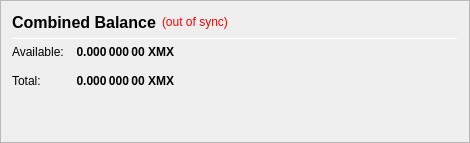
                   <widget class="QFrame" name="frame_CombinedBalances">
                    <property name="minimumSize">
                     <size>
                      <width>470</width>
                      <height>0</height>
                     </size>
                    </property>
                    <property name="frameShape">
                     <enum>QFrame::StyledPanel</enum>
                    </property>
                    <property name="frameShadow">
                     <enum>QFrame::Raised</enum>
                    </property>
                    <layout class="QVBoxLayout" name="verticalLayout_5">
                     <item>
                      <layout class="QHBoxLayout" name="horizontalLayout_5" stretch="0,0,0">
                       <item>
                        <widget class="QLabel" name="label_5z">
                         <property name="minimumSize">
                          <size>
                           <width>0</width>
                           <height>20</height>
                          </size>
                         </property>
                         <property name="font">
                          <font>
                           <pointsize>12</pointsize>
                           <weight>75</weight>
                           <bold>true</bold>
                          </font>
                         </property>
                         <property name="toolTip">
                          <string>Combined Balance (including unconfirmed and immature coins)</string>
                         </property>
                         <property name="text">
                          <string>Combined Balance</string>
                         </property>
                        </widget>
                       </item>
                       <item>
                        <widget class="QLabel" name="labelWalletStatus">
                         <property name="cursor">
                          <cursorShape>WhatsThisCursor</cursorShape>
                         </property>
                         <property name="toolTip">
                          <string>The displayed information may be out of date. Your wallet automatically synchronizes with the XUMA network after a connection is established, but this process has not completed yet.</string>
                         </property>
                         <property name="styleSheet">
                          <string notr="true">QLabel { color: red; }</string>
                         </property>
                         <property name="text">
                          <string notr="true">(out of sync)</string>
                         </property>
                         <property name="alignment">
                          <set>Qt::AlignLeading|Qt::AlignLeft|Qt::AlignVCenter</set>
                         </property>
                        </widget>
                       </item>
                       <item>
                        <spacer name="horizontalSpacer_1">
                         <property name="orientation">
                          <enum>Qt::Horizontal</enum>
                         </property>
                         <property name="sizeHint" stdset="0">
                          <size>
                           <width>40</width>
                           <height>20</height>
                          </size>
                         </property>
                        </spacer>
                       </item>
                      </layout>
                     </item>
                     <item>
                      <widget class="Line" name="line_CombinedBalance">
                       <property name="minimumSize">
                        <size>
                         <width>0</width>
                         <height>1</height>
                        </size>
                       </property>
                       <property name="maximumSize">
                        <size>
                         <width>16777215</width>
                         <height>1</height>
                        </size>
                       </property>
                       <property name="orientation">
                        <enum>Qt::Horizontal</enum>
                       </property>
                      </widget>
                     </item>
                     <item>
                      <layout class="QGridLayout" name="gridLayout_3">
                       <property name="spacing">
                        <number>12</number>
                       </property>
                       <item row="1" column="0">
                        <widget class="QLabel" name="labelBalanceTextz">
                         <property name="text">
                          <string>Available:</string>
                         </property>
                        </widget>
                       </item>
                       <item row="1" column="1">
                        <widget class="QLabel" name="labelBalancez">
                         <property name="font">
                          <font>
                           <weight>75</weight>
                           <bold>true</bold>
                          </font>
                         </property>
                         <property name="cursor">
                          <cursorShape>IBeamCursor</cursorShape>
                         </property>
                         <property name="toolTip">
                          <string>Your current spendable balance</string>
                         </property>
                         <property name="text">
                          <string notr="true">0.000 000 00 XMX</string>
                         </property>
                         <property name="alignment">
                          <set>Qt::AlignRight|Qt::AlignTrailing|Qt::AlignVCenter</set>
                         </property>
                         <property name="textInteractionFlags">
                          <set>Qt::LinksAccessibleByMouse|Qt::TextSelectableByKeyboard|Qt::TextSelectableByMouse</set>
                         </property>
                        </widget>
                       </item>
                       <item row="2" column="0">
                        <widget class="QLabel" name="labelTotalTextz">
                         <property name="text">
                          <string>Total:</string>
                         </property>
                        </widget>
                       </item>
                       <item row="2" column="1">
                        <widget class="QLabel" name="labelTotalz">
                         <property name="font">
                          <font>
                           <weight>75</weight>
                           <bold>true</bold>
                          </font>
                         </property>
                         <property name="cursor">
                          <cursorShape>IBeamCursor</cursorShape>
                         </property>
                         <property name="toolTip">
                          <string>Total Balance, including all unavailable coins.</string>
                         </property>
                         <property name="text">
                          <string notr="true">0.000 000 00 XMX</string>
                         </property>
                         <property name="alignment">
                          <set>Qt::AlignRight|Qt::AlignTrailing|Qt::AlignVCenter</set>
                         </property>
                         <property name="textInteractionFlags">
                          <set>Qt::LinksAccessibleByMouse|Qt::TextSelectableByKeyboard|Qt::TextSelectableByMouse</set>
                         </property>
                        </widget>
                       </item>
                       <item row="2" column="3">
                        <spacer name="horizontalSpacer_2">
                         <property name="orientation">
                          <enum>Qt::Horizontal</enum>
                         </property>
                         <property name="sizeHint" stdset="0">
                          <size>
                           <width>40</width>
                           <height>20</height>
                          </size>
                         </property>
                        </spacer>
                       </item>
                      </layout>
                     </item>
                     <item>
                      <spacer name="verticalSpacer_1">
                       <property name="orientation">
                        <enum>Qt::Vertical</enum>
                       </property>
                       <property name="sizeHint" stdset="0">
                        <size>
                         <width>20</width>
                         <height>40</height>
                        </size>
                       </property>
                      </spacer>
                     </item>
                    </layout>
                   </widget>
